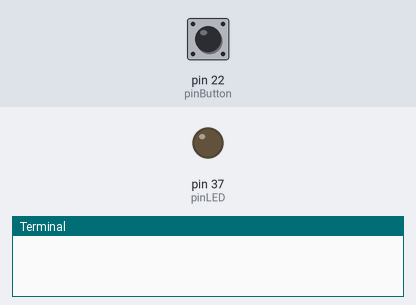
The program below on a simulated Raspberry Pi (header pin numbers). Shown: output pins drawn as LEDs (lit = HIGH), the last lines printed to the terminal. The test bench sets the inputs (shaded band); at power-on: pin 22 (pinButton) HIGH. The camera gives no picture and a still takes 0.5 s.

Above: at 1.2 s.
1.3 s: pin 22 (pinButton) pulled LOW for 0.15 s
At 2.7 s:
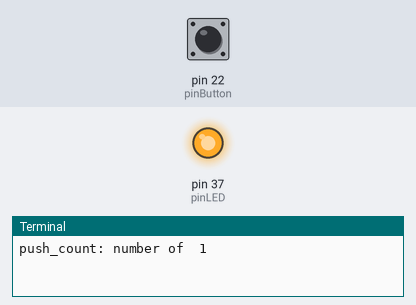
4.3 s: pin 22 (pinButton) pulled LOW for 3.2 s
At 10.1 s:
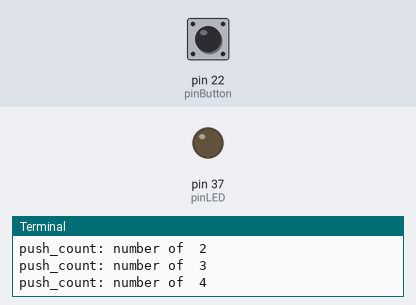
Timing chart, 0 to 11.6 s (numbered marks = the images above; inputs shaded):
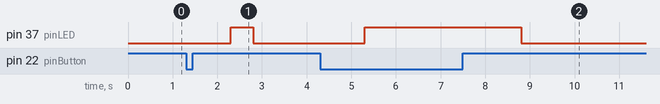

The program:

basic_function1.py
```python
#button * LED * camera


import RPi.GPIO as GPIO
from time import sleep
from picamera import PiCamera

GPIO.setwarnings(False)
GPIO.setmode(GPIO.BOARD)

pinButton = 22
pinLED = 37

GPIO.setup(pinButton,GPIO.IN,pull_up_down = GPIO.PUD_UP)
GPIO.setup(pinLED,GPIO.OUT)

camera = PiCamera()
camera.start_preview()

counter = 1
while True:
  pinStatus = GPIO.input(pinButton)
  if pinStatus == GPIO.LOW:
    camera.capture('/home/pi/Desktop/image%s.jpg' % counter)
    camera.stop_preview()
    sleep(0.5)
    GPIO.output(pinLED,GPIO.HIGH)
    print('push_count:','number of ',counter)
    counter += 1
    sleep(0.5)

  else:
    GPIO.output(pinLED,GPIO.LOW)
    camera.start_preview()

GPIO.cleanup()
```

Measured:
- after the input at 1.3 s, pin 37 (pinLED): LOW → HIGH after 1.0 s, → LOW 0.50 s later
- after the input at 4.3 s, pin 37 (pinLED): LOW → HIGH after 1.0 s, → LOW 3.5 s later
